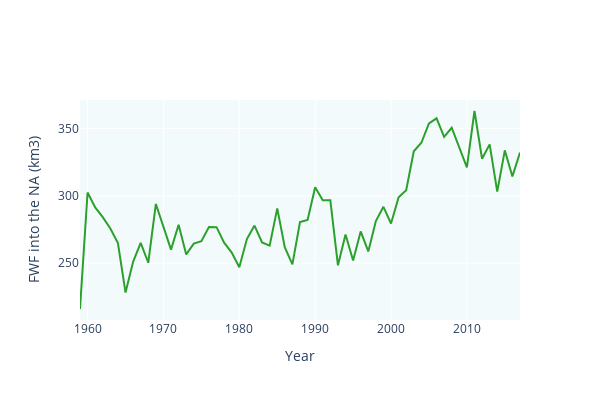

Source (notebook cell):
### Code cell
gr_total_freshwater = gr_runoff_tundra_yearly + gr_runoff_ice_yearly + gr_solid_ice_yearly
years_1958_2016 = gr_total_freshwater['TIME']
total_freshwater = runoff_tundra_yearly + runoff_ice_yearly + solid_ice_yearly

fig = go.Figure()
fig.add_trace(go.Scatter(x=years_1958_2016, y=total_freshwater, mode='lines', name='Total FWF', line=dict(color='#2CA02C')))
#fig.add_trace(go.Scatter(x=years_1958_2016, y=gr_total_freshwater, mode='lines', name='GrIS FWF', line=dict(color='#5FD35F')))
fig.update_layout(plot_bgcolor='rgba(215, 238, 244, 0.3)', width=600,height=400, xaxis_title='Year', yaxis_title='FWF into the NA (km3)', legend=dict(x=0.01, y=0.98))
